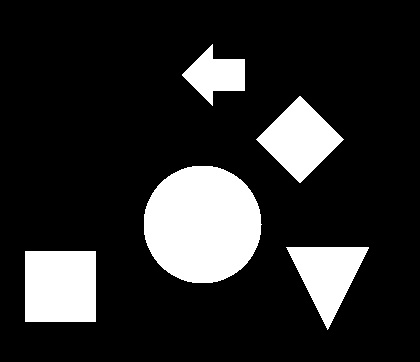
#> input picture img/edge.jpg, 420 x 362 px
$ python findRect.py
#> lines starting #> are read from the running program, lines starting #| are printed output that depends on the picture; after the words box and inside, x2 and y2 are one past the last pixel; in counts of white or black regions, pixels touching at a corner belong together
import cv2

def main():
  img = cv2.imread('../img/edge.jpg')
#> img is the input picture: shape (362, 420, 3); min 0, max 255, mean 42.5
  grayImg = cv2.cvtColor(img, cv2.COLOR_BGR2GRAY)
  _, binImg = cv2.threshold(grayImg, 20, 255, cv2.THRESH_BINARY)
#> binImg: shape (362, 420); 16.7% white; 5 white regions
  cnts, _ = cv2.findContours(binImg, cv2.RETR_EXTERNAL, cv2.CHAIN_APPROX_SIMPLE)
#> cnts = 5 contours; box (x1, y1, x2, y2) and area: (144, 166, 262, 283) 10743, (25, 251, 96, 322) 4900, (256, 96, 344, 183) 3784, (286, 247, 369, 330) 3362, (182, 44, 245, 106) 1923
  for cnt in cnts:
    # Calculate perimeter.
    peri = cv2.arcLength(cnt, True)

    # Approximate contour.
    approx = cv2.approxPolyDP(cnt, 0.005 * peri, True)
    if len(approx) == 4:
      # If it is a rectangle.
      cv2.drawContours(img, [approx], -1, (0, 255, 0), 3)
#> this loop made 5 passes
#> (peri, approx) on passes 1, 2, 4: (280, [[25, 251], [25, 321], [95, 321], [95, 251]]), (280, [[368, 247], [286, 247], [327, 329]]), (245.2, [[299, 96], [256, 139], [300, 182], [343, 139]])
#> peri on passes 3, 5: 387.5, 209.7
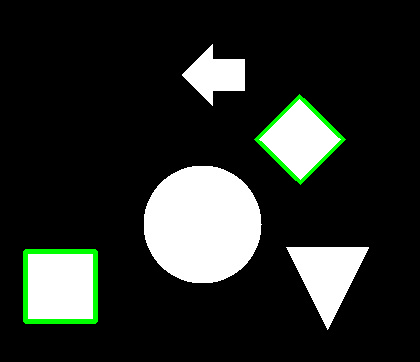
#> img: shape (362, 420, 3); 1.53% of pixels changed, all inside (x1, y1, x2, y2) = (23, 94, 346, 324)
  cv2.imshow('result', img)
  cv2.waitKey(0)
  cv2.destroyAllWindows()

if __name__ == '__main__':
  main()
